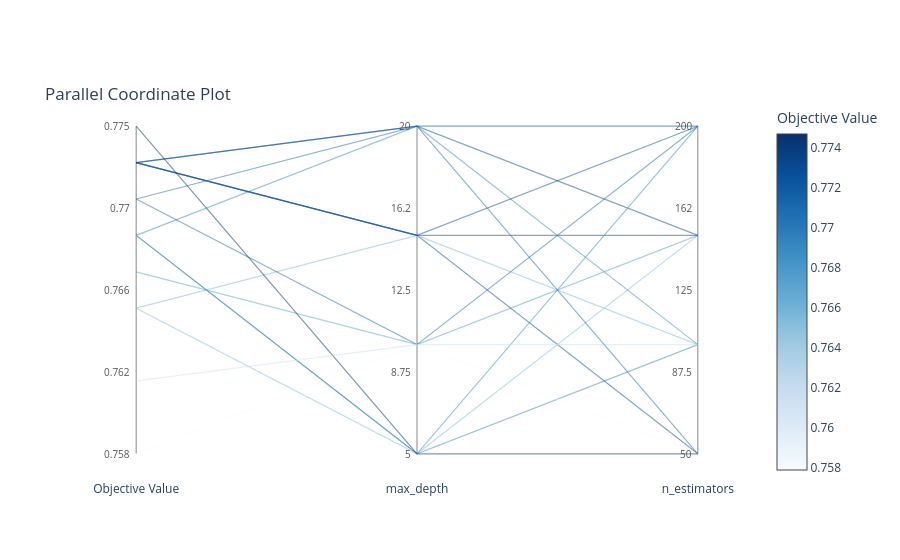

Source (notebook cell):
### Code cell
# 2. Parallel Coordinates Plot
plot_parallel_coordinate(study).show()

### Figure 1 — Plotly figure (JSON) as saved in the notebook; plotly's stock layout.template omitted (floating-point values rounded to 4 significant figures)
{"data": [{"customdata": [["Objective Value", "0.769"], ["max_depth", "5"], ["n_estimators", "100"]], "hovertemplate": "%{customdata[0]}: %{customdata[1]}<extra></extra>", "line": {"color": "rgb(55.000000000000014, 135.0, 192.33333333333334)", "dash": "solid", "width": 1.2}, "mode": "lines", "opacity": 0.5, "showlegend": false, "type": "scatter", "x": [0, 1, 2], "y": [0.6667, 0, 0.3333]}, {"customdata": [["Objective Value", "0.767"], ["max_depth", "10"], ["n_estimators", "150"]], "hovertemplate": "%{customdata[0]}: %{customdata[1]}<extra></extra>", "line": {"color": "rgb(88.7777777777785, 161.55555555555605, 206.88888888888917)", "dash": "solid", "width": 1.2}, "mode": "lines", "opacity": 0.5, "showlegend": false, "type": "scatter", "x": [0, 1, 2], "y": [0.5556, 0.3333, 0.6667]}, {"customdata": [["Objective Value", "0.773"], ["max_depth", "15"], ["n_estimators", "50"]], "hovertemplate": "%{customdata[0]}: %{customdata[1]}<extra></extra>", "line": {"color": "rgb(8.0, 77.3333333333339, 150.5555555555564)", "dash": "solid", "width": 1.2}, "mode": "lines", "opacity": 0.5, "showlegend": false, "type": "scatter", "x": [0, 1, 2], "y": [0.8889, 0.6667, 0]}, {"customdata": [["Objective Value", "0.765"], ["max_depth", "15"], ["n_estimators", "100"]], "hovertemplate": "%{customdata[0]}: %{customdata[1]}<extra></extra>", "line": {"color": "rgb(129.66666666666578, 186.44444444444395, 218.8888888888887)", "dash": "solid", "width": 1.2}, "mode": "lines", "opacity": 0.5, "showlegend": false, "type": "scatter", "x": [0, 1, 2], "y": [0.4444, 0.6667, 0.3333]}, {"customdata": [["Objective Value", "0.769"], ["max_depth", "20"], ["n_estimators", "100"]], "hovertemplate": "%{customdata[0]}: %{customdata[1]}<extra></extra>", "line": {"color": "rgb(55.000000000000014, 135.0, 192.33333333333334)", "dash": "solid", "width": 1.2}, "mode": "lines", "opacity": 0.5, "showlegend": false, "type": "scatter", "x": [0, 1, 2], "y": [0.6667, 1, 0.3333]}, {"customdata": [["Objective Value", "0.758"], ["max_depth", "10"], ["n_estimators", "50"]], "hovertemplate": "%{customdata[0]}: %{customdata[1]}<extra></extra>", "line": {"color": "rgb(247.0, 251.0, 255.0)", "dash": "solid", "width": 1.2}, "mode": "lines", "opacity": 0.5, "showlegend": false, "type": "scatter", "x": [0, 1, 2], "y": [0, 0.3333, 0]}, {"customdata": [["Objective Value", "0.765"], ["max_depth", "5"], ["n_estimators", "150"]], "hovertemplate": "%{customdata[0]}: %{customdata[1]}<extra></extra>", "line": {"color": "rgb(129.66666666666578, 186.44444444444395, 218.8888888888887)", "dash": "solid", "width": 1.2}, "mode": "lines", "opacity": 0.5, "showlegend": false, "type": "scatter", "x": [0, 1, 2], "y": [0.4444, 0, 0.6667]}, {"customdata": [["Objective Value", "0.773"], ["max_depth", "20"], ["n_estimators", "150"]], "hovertemplate": "%{customdata[0]}: %{customdata[1]}<extra></extra>", "line": {"color": "rgb(8.0, 77.3333333333339, 150.5555555555564)", "dash": "solid", "width": 1.2}, "mode": "lines", "opacity": 0.5, "showlegend": false, "type": "scatter", "x": [0, 1, 2], "y": [0.8889, 1, 0.6667]}, {"customdata": [["Objective Value", "0.773"], ["max_depth", "15"], ["n_estimators", "150"]], "hovertemplate": "%{customdata[0]}: %{customdata[1]}<extra></extra>", "line": {"color": "rgb(8.0, 77.3333333333339, 150.5555555555564)", "dash": "solid", "width": 1.2}, "mode": "lines", "opacity": 0.5, "showlegend": false, "type": "scatter", "x": [0, 1, 2], "y": [0.8889, 0.6667, 0.6667]}, {"customdata": [["Objective Value", "0.771"], ["max_depth", "10"], ["n_estimators", "200"]], "hovertemplate": "%{customdata[0]}: %{customdata[1]}<extra></extra>", "line": {"color": "rgb(27.444444444444, 105.88888888888832, 175.444444444444)", "dash": "solid", "width": 1.2}, "mode": "lines", "opacity": 0.5, "showlegend": false, "type": "scatter", "x": [0, 1, 2], "y": [0.7778, 0.3333, 1]}, {"customdata": [["Objective Value", "0.773"], ["max_depth", "20"], ["n_estimators", "200"]], "hovertemplate": "%{customdata[0]}: %{customdata[1]}<extra></extra>", "line": {"color": "rgb(8.0, 77.3333333333339, 150.5555555555564)", "dash": "solid", "width": 1.2}, "mode": "lines", "opacity": 0.5, "showlegend": false, "type": "scatter", "x": [0, 1, 2], "y": [0.8889, 1, 1]}, {"customdata": [["Objective Value", "0.773"], ["max_depth", "15"], ["n_estimators", "200"]], "hovertemplate": "%{customdata[0]}: %{customdata[1]}<extra></extra>", "line": {"color": "rgb(8.0, 77.3333333333339, 150.5555555555564)", "dash": "solid", "width": 1.2}, "mode": "lines", "opacity": 0.5, "showlegend": false, "type": "scatter", "x": [0, 1, 2], "y": [0.8889, 0.6667, 1]}, {"customdata": [["Objective Value", "0.769"], ["max_depth", "5"], ["n_estimators", "200"]], "hovertemplate": "%{customdata[0]}: %{customdata[1]}<extra></extra>", "line": {"color": "rgb(55.000000000000014, 135.0, 192.33333333333334)", "dash": "solid", "width": 1.2}, "mode": "lines", "opacity": 0.5, "showlegend": false, "type": "scatter", "x": [0, 1, 2], "y": [0.6667, 0, 1]}, {"customdata": [["Objective Value", "0.775"], ["max_depth", "5"], ["n_estimators", "50"]], "hovertemplate": "%{customdata[0]}: %{customdata[1]}<extra></extra>", "line": {"color": "rgb(8.0, 48.0, 107.0)", "dash": "solid", "width": 1.2}, "mode": "lines", "opacity": 0.5, "showlegend": false, "type": "scatter", "x": [0, 1, 2], "y": [1, 0, 0]}, {"customdata": [["Objective Value", "0.762"], ["max_depth", "10"], ["n_estimators", "100"]], "hovertemplate": "%{customdata[0]}: %{customdata[1]}<extra></extra>", "line": {"color": "rgb(203.33333333333377, 222.55555555555583, 240.7777777777779)", "dash": "solid", "width": 1.2}, "mode": "lines", "opacity": 0.5, "showlegend": false, "type": "scatter", "x": [0, 1, 2], "y": [0.2222, 0.3333, 0.3333]}, {"customdata": [["Objective Value", "0.771"], ["max_depth", "20"], ["n_estimators", "50"]], "hovertemplate": "%{customdata[0]}: %{customdata[1]}<extra></extra>", "line": {"color": "rgb(27.444444444444, 105.88888888888832, 175.444444444444)", "dash": "solid", "width": 1.2}, "mode": "lines", "opacity": 0.5, "showlegend": false, "type": "scatter", "x": [0, 1, 2], "y": [0.7778, 1, 0]}, {"hoverinfo": "skip", "marker": {"cmax": 0.7747, "cmin": 0.7579, "color": [0.7579, 0.7747], "colorbar": {"title": {"text": "Objective Value"}}, "colorscale": [[0, "rgb(247,251,255)"], [0.125, "rgb(222,235,247)"], [0.25, "rgb(198,219,239)"], [0.375, "rgb(158,202,225)"], [0.5, "rgb(107,174,214)"], [0.625, "rgb(66,146,198)"], [0.75, "rgb(33,113,181)"], [0.875, "rgb(8,81,156)"], [1, "rgb(8,48,107)"]], "reversescale": false, "showscale": true}, "mode": "markers", "showlegend": false, "type": "scatter", "x": [null, null], "y": [null, null]}], "layout": {"annotations": [{"font": {"color": "#555", "size": 10}, "showarrow": false, "text": "0.758", "x": 0, "xanchor": "right", "xshift": -4, "y": 0}, {"font": {"color": "#555", "size": 10}, "showarrow": false, "text": "0.762", "x": 0, "xanchor": "right", "xshift": -4, "y": 0.25}, {"font": {"color": "#555", "size": 10}, "showarrow": false, "text": "0.766", "x": 0, "xanchor": "right", "xshift": -4, "y": 0.5}, {"font": {"color": "#555", "size": 10}, "showarrow": false, "text": "0.77", "x": 0, "xanchor": "right", "xshift": -4, "y": 0.75}, {"font": {"color": "#555", "size": 10}, "showarrow": false, "text": "0.775", "x": 0, "xanchor": "right", "xshift": -4, "y": 1}, {"font": {"color": "#555", "size": 10}, "showarrow": false, "text": "5", "x": 1, "xanchor": "right", "xshift": -4, "y": 0}, {"font": {"color": "#555", "size": 10}, "showarrow": false, "text": "8.75", "x": 1, "xanchor": "right", "xshift": -4, "y": 0.25}, {"font": {"color": "#555", "size": 10}, "showarrow": false, "text": "12.5", "x": 1, "xanchor": "right", "xshift": -4, "y": 0.5}, {"font": {"color": "#555", "size": 10}, "showarrow": false, "text": "16.2", "x": 1, "xanchor": "right", "xshift": -4, "y": 0.75}, {"font": {"color": "#555", "size": 10}, "showarrow": false, "text": "20", "x": 1, "xanchor": "right", "xshift": -4, "y": 1}, {"font": {"color": "#555", "size": 10}, "showarrow": false, "text": "50", "x": 2, "xanchor": "right", "xshift": -4, "y": 0}, {"font": {"color": "#555", "size": 10}, "showarrow": false, "text": "87.5", "x": 2, "xanchor": "right", "xshift": -4, "y": 0.25}, {"font": {"color": "#555", "size": 10}, "showarrow": false, "text": "125", "x": 2, "xanchor": "right", "xshift": -4, "y": 0.5}, {"font": {"color": "#555", "size": 10}, "showarrow": false, "text": "162", "x": 2, "xanchor": "right", "xshift": -4, "y": 0.75}, {"font": {"color": "#555", "size": 10}, "showarrow": false, "text": "200", "x": 2, "xanchor": "right", "xshift": -4, "y": 1}], "hovermode": "closest", "legend": {"orientation": "h", "x": 1, "xanchor": "right", "y": 1, "yanchor": "bottom"}, "plot_bgcolor": "white", "shapes": [{"layer": "below", "line": {"color": "#888", "width": 1}, "type": "line", "x0": 0, "x1": 0, "y0": 0, "y1": 1}, {"layer": "below", "line": {"color": "#888", "width": 1}, "type": "line", "x0": 1, "x1": 1, "y0": 0, "y1": 1}, {"layer": "below", "line": {"color": "#888", "width": 1}, "type": "line", "x0": 2, "x1": 2, "y0": 0, "y1": 1}], "title": {"text": "Parallel Coordinate Plot", "y": 1, "yanchor": "bottom", "yref": "paper"}, "xaxis": {"range": [-0.2, 2.2], "showgrid": false, "tickmode": "array", "ticktext": ["Objective Value", "max_depth", "n_estimators"], "tickvals": [0, 1, 2], "zeroline": false}, "yaxis": {"fixedrange": true, "range": [-0.08, 1.08], "visible": false}}}
